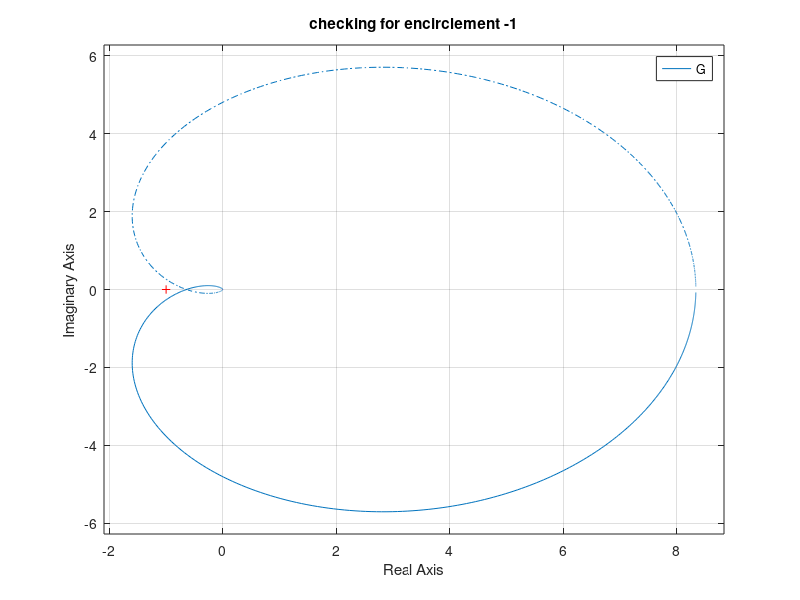
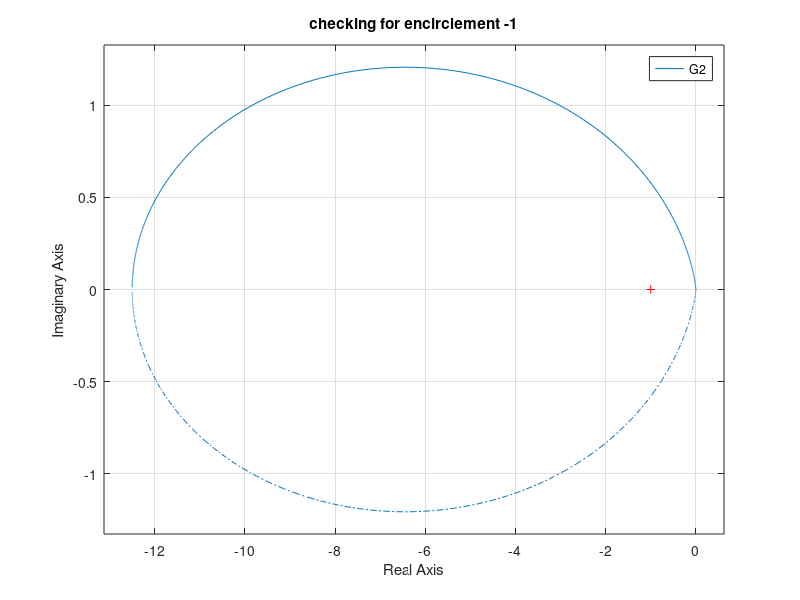

Here is the MATLAB script that generated these plots, in order:
num = [500];
den= [1 15 56 60]; 
%poles at -1,-3,-10
G= tf(num,den)
figure(1)
nyquist(G)
title('checking for encirclement -1')
denr1= [1 10 -4 -40]; 
%poles at -1,2,-10
G2= tf(num,denr1)
figure(2)
nyquist(G2)
title('checking for encirclement -1')